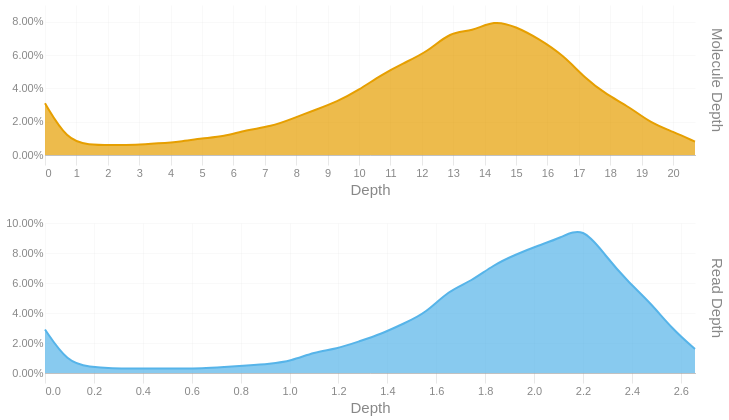

The cell this chart's notebook holds for it:
### Code cell
readdep = depth_hist(tb['Read Depth'], q99, 3)
readdep = readdep.with_columns(pl.lit('Read Depth').alias('Metric'))
if not SKIPLR:
    moldep = depth_hist(tb['Molecule Depth'], mol_q99, 1)
    moldep = moldep.with_columns(pl.lit('Molecule Depth').alias('Metric'))
    _hist = pl.concat([readdep, moldep])
    _hist = _hist.filter(pl.col('Proportion') != 0)
    with SafeRender(_hist):
        (
            alt.Chart(_hist)        
            .mark_area(interpolate = "basis")
            .encode(
                x=alt.X('Bin:Q').scale(domainMin=0).axis(alt.Axis(title='Depth')),
                y = alt.Y('Proportion:Q', title = None).axis(format = '.2%'),
                color = alt.Color('Metric:N').legend(None),
                row = alt.Row("Metric:N").header(title = None, labelOrient = 'right'),
                tooltip = [
                    alt.Tooltip("Metric:N", title = "Metric"),
                    alt.Tooltip('Interval:N', title = "Depth Interval"),
                    alt.Tooltip('Proportion:Q', title = "% Alignments").format('.2%')
                ]
            )
            .resolve_scale(x='independent', y='independent')
            .properties(
                height = 150, width = 650,
                usermeta={'embedOptions': {'downloadFileName': f'{samplename}.depth.hist'}}
            )
        ).display()
else:
    readdep = readdep.filter(pl.col('Proportion') != 0)
    with SafeRender(readdep):
        (
            alt.Chart(readdep)        
            .mark_area(interpolate = "basis")
            .encode(
                x=alt.X('Bin:Q').scale(domainMin=0).axis(alt.Axis(title='Depth')),
                y = alt.Y('Proportion:Q', title = None).axis(format = '.2%'),
                tooltip = [
                    alt.Tooltip('Interval:N', title = "Depth Interval"),
                    alt.Tooltip('Proportion:Q', title = "% Alignments").format('.2%')
                ]
            )
            .properties(
                usermeta={'embedOptions': {'downloadFileName': f'{samplename}.depth.hist'}}
            )
        ).display()

### Figure 1 — Vega-Lite specification as saved in the notebook (floating-point values rounded to 4 significant figures)
{"width": 650, "height": 150, "config": {"title": {"anchor": "start", "dy": -15, "fontSize": 18, "color": "#888888", "subtitleColor": "#888888", "subtitleFontSize": 14}, "arc": {"fill": "#0072B2"}, "axis": {"domainColor": "#888888", "domainWidth": 0.5, "gridWidth": 0.2, "grid": false, "titleFontWeight": 400, "titleFontSize": 15, "labelFontSize": 11, "labelColor": "#888888", "tickColor": "#888888", "tickWidth": 0.2, "titleColor": "#888888"}, "axisBand": {"grid": false}, "axisX": {"grid": true, "tickSize": 10, "domainCap": "round"}, "axisY": {"domain": false, "grid": true, "tickSize": 0, "domainCap": "round"}, "background": "transparent", "header": {"labelFontSize": 15, "labelColor": "#888888", "titleFontSize": 15, "titleFontWeight": 600, "titleColor": "#888888"}, "legend": {"labelFont": "sans-serif", "labelFontSize": 12, "labelColor": "#888888", "symbolSize": 100, "symbolType": "circle", "titleFontSize": 12, "titlePadding": 10, "titleColor": "#888888", "title": null}, "range": {"category": ["#E69F00", "#56B4E9", "#009E73", "#F0E442", "#0072B2", "#D55E00", "#CC79A7", "#000000"], "diverging": ["#cfe8f3", "#a2d4ec", "#73bfe2", "#46abdb", "#1696d2", "#12719e"]}, "area": {"fill": "#0072B2", "fillOpacity": 0.7, "line": true, "strokeOpacity": 0.7}, "line": {"color": "#0072B2", "stroke": "#0072B2", "strokeWidth": 2}, "trail": {"color": "#0072B2", "stroke": "#0072B2", "strokeWidth": 0, "size": 1}, "point": {"filled": true, "fillOpacity": 1.0, "size": 95}, "text": {"color": "#888888", "fontSize": 11, "align": "right", "fontWeight": 400, "size": 11}, "bar": {"fill": "#0072B2", "stroke": null}, "view": {"stroke": null, "continuousWidth": 660, "continuousHeight": 400}}, "data": {"name": "data-5d26ef3b0f51002004fcfae67303a5a0"}, "mark": {"type": "area", "interpolate": "basis"}, "encoding": {"color": {"field": "Metric", "legend": null, "type": "nominal"}, "row": {"field": "Metric", "header": {"title": null, "labelOrient": "right"}, "type": "nominal"}, "tooltip": [{"field": "Metric", "title": "Metric", "type": "nominal"}, {"field": "Interval", "title": "Depth Interval", "type": "nominal"}, {"field": "Proportion", "format": ".2%", "title": "% Alignments", "type": "quantitative"}], "x": {"axis": {"title": "Depth"}, "field": "Bin", "scale": {"domainMin": 0}, "type": "quantitative"}, "y": {"axis": {"format": ".2%"}, "field": "Proportion", "title": null, "type": "quantitative"}}, "resolve": {"scale": {"x": "independent", "y": "independent"}}, "usermeta": {"embedOptions": {"downloadFileName": "S5_StJohns_3466.depth.hist"}}, "$schema": "https://vega.github.io/schema/vega-lite/v6.1.0.json", "datasets": {"data-5d26ef3b0f51002004fcfae67303a5a0": [{"Bin": 0.0, "Interval": "0.0-0.092", "Proportion": 0.029, "Metric": "Read Depth"}, {"Bin": 0.092, "Interval": "0.092-0.183", "Proportion": 0.007, "Metric": "Read Depth"}, {"Bin": 0.183, "Interval": "0.183-0.275", "Proportion": 0.004, "Metric": "Read Depth"}, {"Bin": 0.275, "Interval": "0.275-0.367", "Proportion": 0.003, "Metric": "Read Depth"}, {"Bin": 0.367, "Interval": "0.367-0.458", "Proportion": 0.003, "Metric": "Read Depth"}, {"Bin": 0.458, "Interval": "0.458-0.55", "Proportion": 0.003, "Metric": "Read Depth"}, {"Bin": 0.55, "Interval": "0.55-0.642", "Proportion": 0.003, "Metric": "Read Depth"}, {"Bin": 0.642, "Interval": "0.642-0.733", "Proportion": 0.003, "Metric": "Read Depth"}, {"Bin": 0.733, "Interval": "0.733-0.825", "Proportion": 0.004, "Metric": "Read Depth"}, {"Bin": 0.825, "Interval": "0.825-0.917", "Proportion": 0.005, "Metric": "Read Depth"}, {"Bin": 0.917, "Interval": "0.917-1.008", "Proportion": 0.006, "Metric": "Read Depth"}, {"Bin": 1.008, "Interval": "1.008-1.1", "Proportion": 0.008, "Metric": "Read Depth"}, {"Bin": 1.1, "Interval": "1.1-1.192", "Proportion": 0.014, "Metric": "Read Depth"}, {"Bin": 1.192, "Interval": "1.192-1.283", "Proportion": 0.016, "Metric": "Read Depth"}, {"Bin": 1.283, "Interval": "1.283-1.375", "Proportion": 0.021, "Metric": "Read Depth"}, {"Bin": 1.375, "Interval": "1.375-1.467", "Proportion": 0.026, "Metric": "Read Depth"}, {"Bin": 1.467, "Interval": "1.467-1.558", "Proportion": 0.033, "Metric": "Read Depth"}, {"Bin": 1.558, "Interval": "1.558-1.65", "Proportion": 0.04, "Metric": "Read Depth"}, {"Bin": 1.65, "Interval": "1.65-1.742", "Proportion": 0.055, "Metric": "Read Depth"}, {"Bin": 1.742, "Interval": "1.742-1.833", "Proportion": 0.061, "Metric": "Read Depth"}, {"Bin": 1.833, "Interval": "1.833-1.925", "Proportion": 0.072, "Metric": "Read Depth"}, {"Bin": 1.925, "Interval": "1.925-2.017", "Proportion": 0.079, "Metric": "Read Depth"}, {"Bin": 2.017, "Interval": "2.017-2.108", "Proportion": 0.085, "Metric": "Read Depth"}, {"Bin": 2.108, "Interval": "2.108-2.2", "Proportion": 0.09, "Metric": "Read Depth"}, {"Bin": 2.2, "Interval": "2.2-2.292", "Proportion": 0.098, "Metric": "Read Depth"}, {"Bin": 2.292, "Interval": "2.292-2.383", "Proportion": 0.078, "Metric": "Read Depth"}, {"Bin": 2.383, "Interval": "2.383-2.475", "Proportion": 0.061, "Metric": "Read Depth"}, {"Bin": 2.475, "Interval": "2.475-2.567", "Proportion": 0.047, "Metric": "Read Depth"}, {"Bin": 2.567, "Interval": "2.567-2.658", "Proportion": 0.029, "Metric": "Read Depth"}, {"Bin": 2.658, "Interval": "2.658-2.75", "Proportion": 0.016, "Metric": "Read Depth"}, {"Bin": 0.0, "Interval": "0.0-0.7", "Proportion": 0.031, "Metric": "Molecule Depth"}, {"Bin": 0.7, "Interval": "0.7-1.4", "Proportion": 0.009, "Metric": "Molecule Depth"}, {"Bin": 1.4, "Interval": "1.4-2.1", "Proportion": 0.006, "Metric": "Molecule Depth"}, {"Bin": 2.1, "Interval": "2.1-2.9", "Proportion": 0.006, "Metric": "Molecule Depth"}, {"Bin": 2.9, "Interval": "2.9-3.6", "Proportion": 0.006, "Metric": "Molecule Depth"}, {"Bin": 3.6, "Interval": "3.6-4.3", "Proportion": 0.007, "Metric": "Molecule Depth"}, {"Bin": 4.3, "Interval": "4.3-5.0", "Proportion": 0.008, "Metric": "Molecule Depth"}, {"Bin": 5.0, "Interval": "5.0-5.7", "Proportion": 0.01, "Metric": "Molecule Depth"}, {"Bin": 5.7, "Interval": "5.7-6.4", "Proportion": 0.011, "Metric": "Molecule Depth"}, {"Bin": 6.4, "Interval": "6.4-7.2", "Proportion": 0.015, "Metric": "Molecule Depth"}, {"Bin": 7.2, "Interval": "7.2-7.9", "Proportion": 0.017, "Metric": "Molecule Depth"}, {"Bin": 7.9, "Interval": "7.9-8.6", "Proportion": 0.022, "Metric": "Molecule Depth"}, {"Bin": 8.6, "Interval": "8.6-9.3", "Proportion": 0.027, "Metric": "Molecule Depth"}, {"Bin": 9.3, "Interval": "9.3-10.0", "Proportion": 0.032, "Metric": "Molecule Depth"}, {"Bin": 10.0, "Interval": "10.0-10.7", "Proportion": 0.039, "Metric": "Molecule Depth"}, {"Bin": 10.7, "Interval": "10.7-11.4", "Proportion": 0.048, "Metric": "Molecule Depth"}, {"Bin": 11.4, "Interval": "11.4-12.2", "Proportion": 0.055, "Metric": "Molecule Depth"}, {"Bin": 12.2, "Interval": "12.2-12.9", "Proportion": 0.062, "Metric": "Molecule Depth"}, {"Bin": 12.9, "Interval": "12.9-13.6", "Proportion": 0.074, "Metric": "Molecule Depth"}, {"Bin": 13.6, "Interval": "13.6-14.3", "Proportion": 0.074, "Metric": "Molecule Depth"}, {"Bin": 14.3, "Interval": "14.3-15.0", "Proportion": 0.081, "Metric": "Molecule Depth"}, {"Bin": 15.0, "Interval": "15.0-15.7", "Proportion": 0.077, "Metric": "Molecule Depth"}, {"Bin": 15.7, "Interval": "15.7-16.5", "Proportion": 0.07, "Metric": "Molecule Depth"}, {"Bin": 16.5, "Interval": "16.5-17.2", "Proportion": 0.06, "Metric": "Molecule Depth"}, {"Bin": 17.2, "Interval": "17.2-17.9", "Proportion": 0.046, "Metric": "Molecule Depth"}, {"Bin": 17.9, "Interval": "17.9-18.6", "Proportion": 0.036, "Metric": "Molecule Depth"}, {"Bin": 18.6, "Interval": "18.6-19.3", "Proportion": 0.029, "Metric": "Molecule Depth"}, {"Bin": 19.3, "Interval": "19.3-20.0", "Proportion": 0.019, "Metric": "Molecule Depth"}, {"Bin": 20.0, "Interval": "20.0-20.7", "Proportion": 0.014, "Metric": "Molecule Depth"}, {"Bin": 20.7, "Interval": "20.7-21.46", "Proportion": 0.008, "Metric": "Molecule Depth"}]}}
